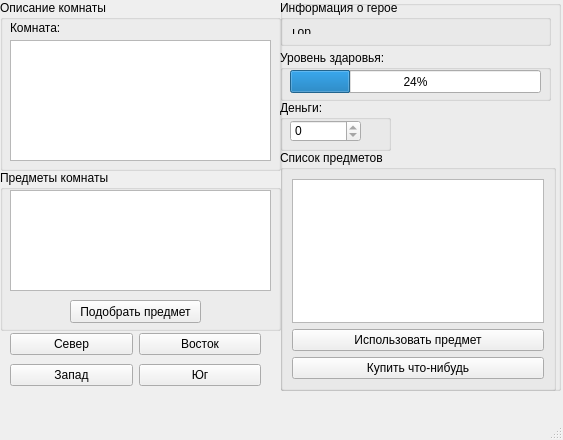
<?xml version="1.0" encoding="UTF-8"?>
<ui version="4.0">
 <class>MainWindow</class>
 <widget class="QMainWindow" name="MainWindow">
  <property name="geometry">
   <rect>
    <x>0</x>
    <y>0</y>
    <width>563</width>
    <height>440</height>
   </rect>
  </property>
  <property name="windowTitle">
   <string>MainWindow</string>
  </property>
  <widget class="QWidget" name="centralwidget">
   <widget class="QGroupBox" name="groupBox_5">
    <property name="geometry">
     <rect>
      <x>280</x>
      <y>0</y>
      <width>281</width>
      <height>391</height>
     </rect>
    </property>
    <property name="title">
     <string/>
    </property>
    <widget class="QGroupBox" name="groupBox">
     <property name="geometry">
      <rect>
       <x>0</x>
       <y>0</y>
       <width>271</width>
       <height>46</height>
      </rect>
     </property>
     <property name="title">
      <string>Информация о герое</string>
     </property>
     <layout class="QVBoxLayout" name="verticalLayout">
      <item>
       <widget class="QLabel" name="heroName">
        <property name="text">
         <string>Гор</string>
        </property>
       </widget>
      </item>
     </layout>
    </widget>
    <widget class="QGroupBox" name="groupBox_2">
     <property name="geometry">
      <rect>
       <x>0</x>
       <y>50</y>
       <width>271</width>
       <height>51</height>
      </rect>
     </property>
     <property name="title">
      <string>Уровень здаровья:</string>
     </property>
     <widget class="QProgressBar" name="healthLevel">
      <property name="geometry">
       <rect>
        <x>10</x>
        <y>20</y>
        <width>251</width>
        <height>23</height>
       </rect>
      </property>
      <property name="value">
       <number>24</number>
      </property>
     </widget>
    </widget>
    <widget class="QGroupBox" name="groupBox_4">
     <property name="geometry">
      <rect>
       <x>0</x>
       <y>150</y>
       <width>276</width>
       <height>241</height>
      </rect>
     </property>
     <property name="title">
      <string>Список предметов</string>
     </property>
     <layout class="QVBoxLayout" name="verticalLayout_2">
      <item>
       <widget class="QListView" name="subjectsList"/>
      </item>
      <item>
       <widget class="QPushButton" name="useItem">
        <property name="text">
         <string>Использовать предмет</string>
        </property>
       </widget>
      </item>
      <item>
       <widget class="QPushButton" name="openShop">
        <property name="text">
         <string>Купить что-нибудь</string>
        </property>
       </widget>
      </item>
     </layout>
    </widget>
    <widget class="QGroupBox" name="groupBox_3">
     <property name="geometry">
      <rect>
       <x>0</x>
       <y>100</y>
       <width>111</width>
       <height>51</height>
      </rect>
     </property>
     <property name="title">
      <string>Деньги:</string>
     </property>
     <widget class="QSpinBox" name="money">
      <property name="geometry">
       <rect>
        <x>10</x>
        <y>20</y>
        <width>71</width>
        <height>22</height>
       </rect>
      </property>
      <property name="readOnly">
       <bool>true</bool>
      </property>
      <property name="maximum">
       <number>100000</number>
      </property>
     </widget>
    </widget>
   </widget>
   <widget class="QGroupBox" name="groupBox_6">
    <property name="geometry">
     <rect>
      <x>0</x>
      <y>0</y>
      <width>281</width>
      <height>171</height>
     </rect>
    </property>
    <property name="title">
     <string>Описание комнаты</string>
    </property>
    <widget class="QTextBrowser" name="roomDescription">
     <property name="geometry">
      <rect>
       <x>10</x>
       <y>40</y>
       <width>261</width>
       <height>121</height>
      </rect>
     </property>
     <property name="html">
      <string>&lt;!DOCTYPE HTML PUBLIC &quot;-//W3C//DTD HTML 4.0//EN&quot; &quot;http://www.w3.org/TR/REC-html40/strict.dtd&quot;&gt;
&lt;html&gt;&lt;head&gt;&lt;meta name=&quot;qrichtext&quot; content=&quot;1&quot; /&gt;&lt;style type=&quot;text/css&quot;&gt;
p, li { white-space: pre-wrap; }
&lt;/style&gt;&lt;/head&gt;&lt;body style=&quot; font-family:'MS Shell Dlg 2'; font-size:8.25pt; font-weight:400; font-style:normal;&quot;&gt;
&lt;p style=&quot;-qt-paragraph-type:empty; margin-top:0px; margin-bottom:0px; margin-left:0px; margin-right:0px; -qt-block-indent:0; text-indent:0px;&quot;&gt;&lt;br /&gt;&lt;/p&gt;&lt;/body&gt;&lt;/html&gt;</string>
     </property>
    </widget>
    <widget class="QLabel" name="roomName">
     <property name="geometry">
      <rect>
       <x>10</x>
       <y>20</y>
       <width>251</width>
       <height>16</height>
      </rect>
     </property>
     <property name="text">
      <string>Комната:</string>
     </property>
    </widget>
   </widget>
   <widget class="QWidget" name="gridLayoutWidget">
    <property name="geometry">
     <rect>
      <x>10</x>
      <y>330</y>
      <width>251</width>
      <height>61</height>
     </rect>
    </property>
    <layout class="QGridLayout" name="gridLayout">
     <item row="1" column="0">
      <widget class="QPushButton" name="west">
       <property name="text">
        <string>Запад</string>
       </property>
      </widget>
     </item>
     <item row="0" column="1">
      <widget class="QPushButton" name="east">
       <property name="text">
        <string>Восток</string>
       </property>
      </widget>
     </item>
     <item row="1" column="1">
      <widget class="QPushButton" name="south">
       <property name="enabled">
        <bool>true</bool>
       </property>
       <property name="text">
        <string>Юг</string>
       </property>
       <property name="default">
        <bool>false</bool>
       </property>
       <property name="flat">
        <bool>false</bool>
       </property>
      </widget>
     </item>
     <item row="0" column="0">
      <widget class="QPushButton" name="north">
       <property name="text">
        <string>Север</string>
       </property>
      </widget>
     </item>
    </layout>
   </widget>
   <widget class="QGroupBox" name="groupBox_7">
    <property name="geometry">
     <rect>
      <x>0</x>
      <y>170</y>
      <width>281</width>
      <height>161</height>
     </rect>
    </property>
    <property name="title">
     <string>Предметы комнаты</string>
    </property>
    <widget class="QListWidget" name="roomItems">
     <property name="geometry">
      <rect>
       <x>10</x>
       <y>20</y>
       <width>261</width>
       <height>101</height>
      </rect>
     </property>
    </widget>
    <widget class="QPushButton" name="peekItem">
     <property name="geometry">
      <rect>
       <x>70</x>
       <y>130</y>
       <width>131</width>
       <height>23</height>
      </rect>
     </property>
     <property name="text">
      <string>Подобрать предмет</string>
     </property>
    </widget>
   </widget>
  </widget>
  <widget class="QMenuBar" name="menubar">
   <property name="geometry">
    <rect>
     <x>0</x>
     <y>0</y>
     <width>563</width>
     <height>21</height>
    </rect>
   </property>
  </widget>
  <widget class="QStatusBar" name="statusbar"/>
 </widget>
 <resources/>
 <connections/>
</ui>
